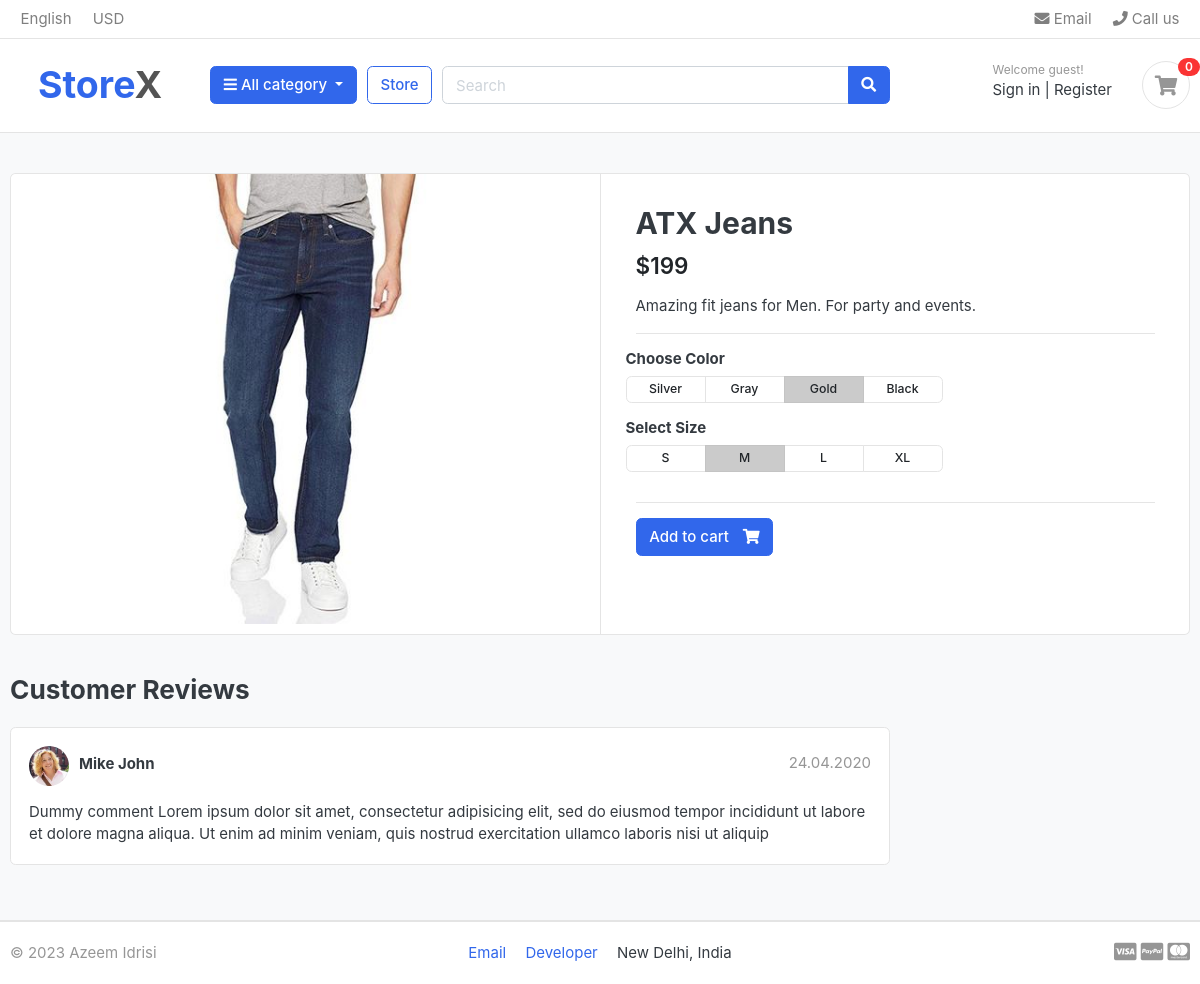
Page /store/jeans/atx-jeans/ on the committed database.
### store/models.py (models this page shows, shortened)
class Product(models.Model):
    product_name = models.CharField(max_length=200, unique=True)
    brand = models.CharField(max_length=200, null=True)
    model = models.CharField(max_length=200, blank=True, null=True)
    slug = models.SlugField(unique=True)
    description = models.TextField(max_length=500, blank=True)
    price = models.IntegerField()
    image = models.ImageField(upload_to="images/products")
    stock = models.IntegerField()
    is_available = models.BooleanField(default=True)
    category = models.ForeignKey(Category, on_delete=models.CASCADE)
    created_date = models.DateTimeField(auto_now_add=True)
    modified_date = models.DateTimeField(auto_now=True)

### store/views.py (the view)
def product_detail(request, category_slug, product_slug):
    product = get_object_or_404(
        Product,
        category__slug=category_slug,  # Double underscore is used to access nested attribute
        slug=product_slug,
    )
    in_cart = CartItem.objects.filter(
        cart__cart_id=_cart_id(request), product=product
    ).exists()
    return render(
        request,
        "store/product_detail.html",
        {
            "product": product,
            "in_cart": in_cart,
        },
    )

### cart/context_processors.py (called while the page is built)
def counter(request):
    cart_count = 0
    try:
        cart = Cart.objects.filter(cart_id=_cart_id(request))
        cart_items = CartItem.objects.filter(cart=cart[:1])
        for item in cart_items:
            cart_count += item.quantity
    except Cart.DoesNotExist:
        pass
    return dict(cart_count=cart_count)

### cart/views.py (called while the page is built)
def _cart_id(request):
    cart = request.session.session_key
    if not cart:
        cart = request.session.create()
    return cart

### category/context_processors.py (called while the page is built)
def menu_links(request):
    links = Category.objects.all()
    return dict(links=links)

### category/models.py (called while the page is built)
    def get_url(self):
        return reverse("by_category", args=[self.slug])

### templates/store/product_detail.html (shortened to what this page needs)
{% extends "base.html" %} {% load static %} {% block content %}
<section class="section-content padding-y bg">
  <div class="container">
    <div class="card">
      <div class="row no-gutters">
        <aside class="col-md-6">
          <article class="gallery-wrap">
            <div class="img-big-wrap">
              <a href="#"><img src="{{product.image.url}}" /></a>
            </div>
          </article>
        </aside>
        <main class="col-md-6 border-left">
          <article class="content-body">
            <h2 class="title">{{product.product_name}}</h2>
            <div class="mb-3">
              <var class="price h4">${{product.price}}</var>
            </div>
            <p>{{product.description}}</p>
            <hr />
            <div class="row">
              <div class="item-option-select">
                <h6>Choose Color</h6>
                <div
                  class="btn-group btn-group-sm btn-group-toggle"
                  data-toggle="buttons"
                >
                  <label class="btn btn-light">
                    <input type="radio" name="radio_color" /> Silver
                  </label>
                  <label class="btn btn-light">
                    <input type="radio" name="radio_color" /> Gray
                  </label>
                  <label class="btn btn-light active">
                    <input type="radio" name="radio_color checked" /> Gold
                  </label>
                  <label class="btn btn-light">
                    <input type="radio" name="radio_color" /> Black
                  </label>
                </div>
              </div>
            </div>
            <div class="row">
              <div class="item-option-select">
                <h6>Select Size</h6>
                <div
                  class="btn-group btn-group-sm btn-group-toggle"
                  data-toggle="buttons"
                >
                  <label class="btn btn-light">
                    <input type="radio" name="radio_color" /> S
                  </label>
                  <label class="btn btn-light active">
                    <input type="radio" name="radio_color" checked /> M
                  </label>
                  <label class="btn btn-light">
                    <input type="radio" name="radio_color" /> L
                  </label>
                  <label class="btn btn-light">
                    <input type="radio" name="radio_color" /> XL
                  </label>
                </div>
              </div>
            </div>
            <hr />
            {% if product.stock <= 0 %}
            <h4>Out of stock.</h4>
            {% else %}
            <a
              href="{% url 'add_to_cart' product.id %}"
              class="btn btn-primary"
            >
              <span class="text">Add to cart</span>
              <i class="fas fa-shopping-cart"></i>
            </a>
            {% endif %}
          </article>
        </main>
      </div>
    </div>
    <br />
    <div class="row">
      <div class="col-md-9">
        <header class="section-heading">
          <h3>Customer Reviews</h3>
        </header>
        <article class="box mb-3">
          <div class="icontext w-100">
            <img
              src="{% static '/images/avatars/avatar1.jpg'%}"
              class="img-xs icon rounded-circle"
            />
            <div class="text">
              <span class="date text-muted float-md-right">24.04.2020 </span>
              <h6 class="mb-1">Mike John</h6>
            </div>
          </div>
          <div class="mt-3">
            <p>
              Dummy comment Lorem ipsum dolor sit amet, consectetur adipisicing
              elit, sed do eiusmod tempor incididunt ut labore et dolore magna
              aliqua. Ut enim ad minim veniam, quis nostrud exercitation ullamco
              laboris nisi ut aliquip
            </p>
          </div>
        </article>
      </div>
    </div>
  </div>
</section>
{% endblock content %}

### static/css/ui.css (style rules this page uses)
html { font-family: "Inter", sans-serif; font-size: 15px; }
.content-body { flex: 1 1 auto; padding: 2rem 2.3rem; }
.img-xs, .img-sm, .img-md, .img-lg { -o-object-fit: cover; object-fit: cover; flex-shrink: 0; flex-grow: 0; }
.img-xs { width: 40px; height: 40px; }
.padding-y { padding-top: 40px; padding-bottom: 40px; }
var { font-style: normal; }
article:after, .form-group:after { display: block; clear: both; content: ""; }
.bg { background-color: #f8f9fa; }
.section-heading { margin-bottom: 20px; margin-top: 15px; }
p:last-child { margin-bottom: 0; }
.btn-light { background-color: #fff; border-color: #e4e4e4; }
.btn .text + i { margin-left: 10px; }
.icontext { display: inline-flex; align-items: center; vertical-align: middle; }
.icontext .text { width: 100%; line-height: 1.2; }
.icontext .icon { position: relative; margin-right: 10px; flex-shrink: 0; flex-grow: 0; }
.price { font-weight: 600; color: #212529; }
.box { padding: 18px; background: #fff; border-radius: 0.37rem; border: 1px solid #e4e4e4; }
.box img { max-width: 100%; }
.gallery-wrap .img-big-wrap { margin-bottom: 10px; border-radius: 0.37rem; overflow: hidden; background-color: #fff; }
.gallery-wrap .img-big-wrap a { text-align: center; display: block; }
.gallery-wrap .img-big-wrap img { height: 450px; width: auto; display: inline-block; }
.item-option-select { margin-bottom: 1rem; display: inline-block; margin-right: 15px; }
.item-option-select .btn { min-width: 80px; }

### rows in the picture
Product: image (picture), product_name "ATX Jeans", price "199", description "Amazing fit jeans for Men. For party and events."

### other values in the picture
{{ cart_count }} "0"
